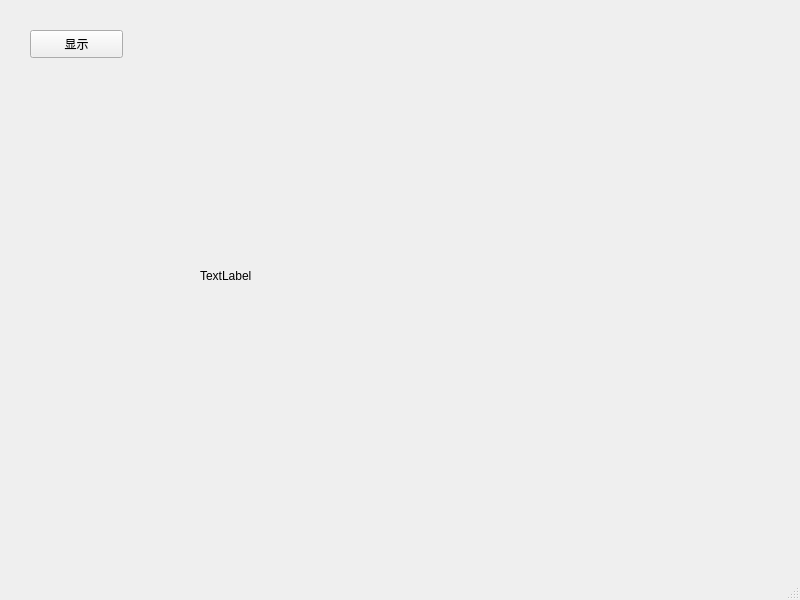
<?xml version="1.0" encoding="UTF-8"?>
<ui version="4.0">
 <class>MainWindow</class>
 <widget class="QMainWindow" name="MainWindow">
  <property name="geometry">
   <rect>
    <x>0</x>
    <y>0</y>
    <width>800</width>
    <height>600</height>
   </rect>
  </property>
  <property name="windowTitle">
   <string>MainWindow</string>
  </property>
  <widget class="QWidget" name="centralwidget">
   <widget class="QPushButton" name="playButton">
    <property name="geometry">
     <rect>
      <x>30</x>
      <y>30</y>
      <width>93</width>
      <height>28</height>
     </rect>
    </property>
    <property name="text">
     <string>显示</string>
    </property>
   </widget>
   <widget class="QLabel" name="label">
    <property name="geometry">
     <rect>
      <x>200</x>
      <y>20</y>
      <width>512</width>
      <height>512</height>
     </rect>
    </property>
    <property name="text">
     <string>TextLabel</string>
    </property>
   </widget>
  </widget>
  <widget class="QMenuBar" name="menubar">
   <property name="geometry">
    <rect>
     <x>0</x>
     <y>0</y>
     <width>800</width>
     <height>21</height>
    </rect>
   </property>
  </widget>
  <widget class="QStatusBar" name="statusbar"/>
 </widget>
 <resources/>
 <connections/>
</ui>
